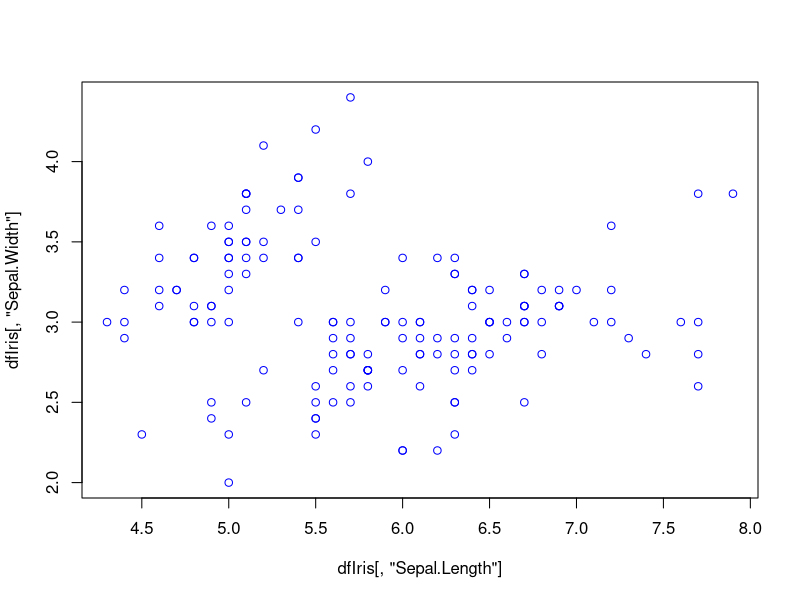

The R script that drew this image:
# Lista de Exercícios - Capítulo 2

# Obs: Caso tenha problemas com a acentuação, consulte este link:
# https://support.rstudio.com/hc/en-us/articles/200532197-Character-Encoding

# Configurando o diretório de trabalho
# Coloque entre aspas o diretório de trabalho que você está usando no seu computador
# Não use diretórios com espaço no nome
setwd("C:/FCD/BigDataRAzure/Cap02")
getwd()

# Exercício 1 - Crie um vetor com 30 números inteiros
vetor1 <- c(1:30)
vetor1

# Exercício 2 - Crie uma matriz com 4 linhas e 4 colunas preenchida com números inteiros
matriz1 <- matrix(c(1:16),nrow=4, ncol=4)
matriz1

# Exercício 3 - Crie uma lista unindo o vetor e matriz criados anteriormente
lista1 <- list(vetor1, matriz1)
lista1

# Exercício 4 - Usando a função read.table() leia o arquivo do link abaixo para uma dataframe
# http://data.princeton.edu/wws509/datasets/effort.dat
df <- data.frame(read.table('effort.dat'))
class(df)
df

# Exercício 5 - Transforme o dataframe anterior, em um dataframe nomeado com os seguintes labels:
# c("config", "esfc", "chang")
names(df) <- c('config', 'esfc', 'chang')
df

# Exercício 6 - Imprima na tela o dataframe iris, verifique quantas dimensões existem no dataframe iris e imprima um resumo do dataset
# eu poderia ter puxado iris só digitando 'iris' e já utiliza-lo
dfIris <- data.frame(iris)
head(dfIris)
class(iris)
dim(dfIris)
summary(dfIris)
str(iris)

# Exercício 7 - Crie um plot simples usando as duas primeiras colunas do dataframe iris
# modo que também poderia ser feito: plot(iris$Sepal.Length, iris$Sepal.Width)
plot(x= dfIris[,'Sepal.Length'], y=dfIris[,'Sepal.Width'], col ='blue')

# Exercício 8 - Usando a função subset, crie um novo dataframe com o conjunto de dados do dataframe iris em que Sepal.Length > 7
# Dica: consulte o help para aprender como usar a função subset()
?subset
dfIrisSub <- subset(dfIris, Sepal.Length > 7)
head(dfIrisSub)

# Exercícios 9 (Desafio) - Crie um dataframe que seja cópia do dataframe iris e usando a função slice(), divida o dataframe em um subset de 15 linhas
# Dica 1: Você vai ter que instalar e carregar o pacote dplyr
# Dica 2: Consulte o help para aprender como usar a função slice()
??dplyr
install.packages('dplyr')
library(dplyr)
?slice
dfCopia <- slice(dfIris, 1:15)
dfCopia

# Exercícios 10 - Use a função filter no seu novo dataframe criado no item anterior e retorne apenas valores em que Sepal.Length > 6
# Dica: Use o RSiteSearch para aprender como usar a função filter
RSiteSearch('filter')
dfCopiaFiltrado <- filter(dfCopia, Sepal.Length > 6)
dfCopiaFiltrado